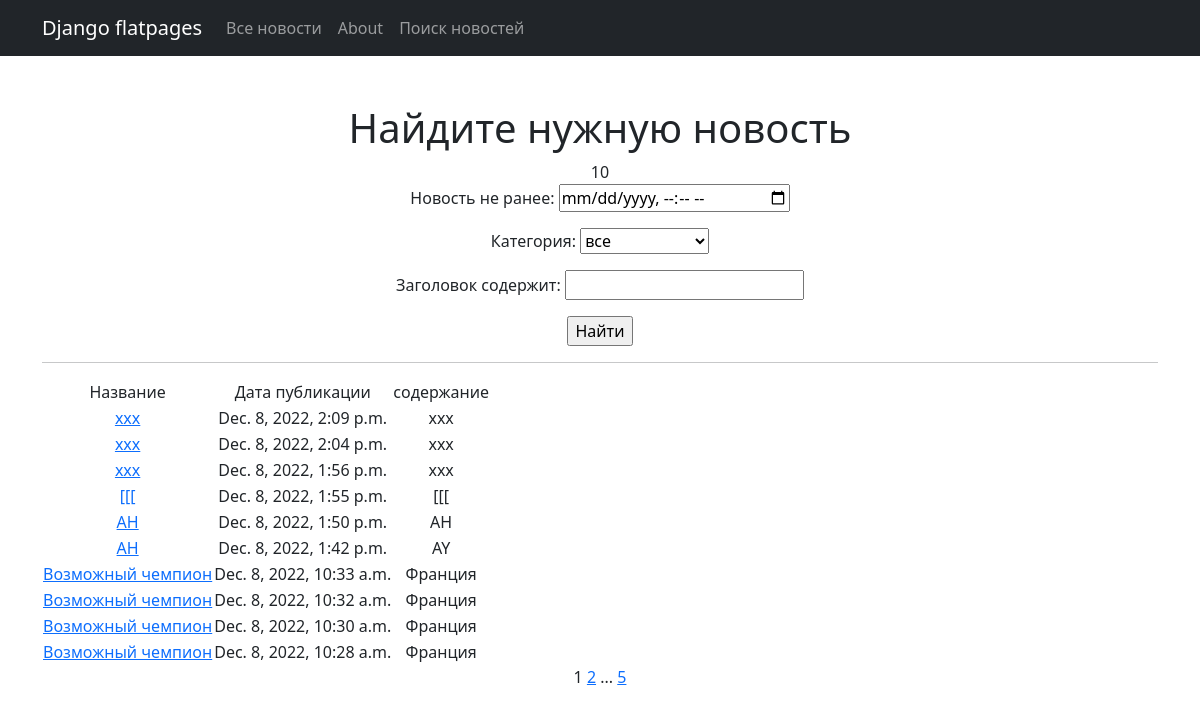
/search/, run on an earlier commit of the app's database.
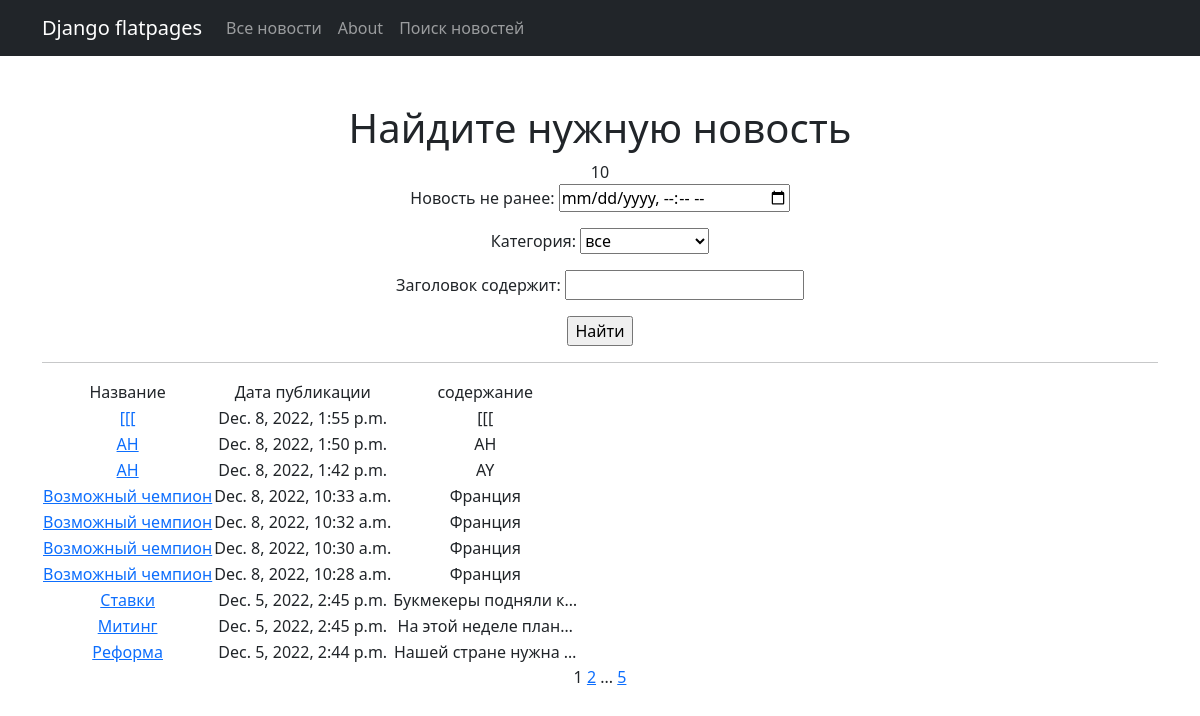
And on a later commit of the database.
### news/models.py (models this page shows, shortened)
class Post(models.Model):
    article = 'ar'
    new = 'ne'
    POSTVARIETY = [
        (article, 'Статья'),
        (new, 'Новость')
    ]
    author = models.ForeignKey(Author, on_delete=models.CASCADE)
    post_variety = models.CharField(max_length=2, choices=POSTVARIETY, default=article)
    dateCreation = models.DateTimeField(auto_now_add=True)
    category = models.ManyToManyField(Category, through="PostCategory")
    title = models.CharField(max_length=255, default="Новый контент")
    text = models.TextField()
    rating = models.IntegerField(default=0)

### news/views.py (the view)
# urls.py: path('search/', cache_page(60)(PostSearch.as_view()), name='news_search'),
class PostSearch(ListView):
    model = Post
    ordering = '-dateCreation'
    template_name = 'news_search.html'
    context_object_name = 'news'
    paginate_by = 10
    def get_queryset(self):
        queryset = super().get_queryset()
        self.filterset = NewsFilter(self.request.GET, queryset)
        return self.filterset.qs
    def get_context_data(self, **kwargs):
        context = super().get_context_data(**kwargs)
        context['filterset'] = self.filterset
        return context

### news/models.py (called while the page is built)
    def __str__(self):
        return self.category

### news/templatetags/custom_filters.py (called while the page is built)
@register.filter()
def censor(value):
   bad_words = ['Хуй','хуй','Бля','бля','еба','Еба','пиз','Пиз','Хер','хер', 'хуе','Хуе']
   value_= value.split()
   result = []
   for a in value_:
      if a[:3] in bad_words:
         a = a[0] + "*"*len(a[1:])
         result.append(a)
      else:
          result.append(a)
   return " ".join(result)

### templates/news_search.html (shortened to what this page needs)
{% extends 'flatpages/default.html' %}
{% load custom_filters %}
{% load custom_tags %}
{% block content %}
   <h1>Найдите нужную новость</h1>
   {{news|length}}
   <form action="" method="get">
       {{ filterset.form.as_p }}
       <input type="submit" value="Найти" />
   </form>
   <hr>
   {% if news %}
       <table>
           <tr>
               <td>Название</td>
               <td>Дата публикации</td>
               <td>содержание</td>
           </tr>
           {% for new in news %}
           <tr>
               <td><a href="{% url 'post_detail' pk=new.id %}">{{ new.title|censor }}</a></td>
               <td>{{ new.dateCreation }}</td>
               <td>{{ new.text|truncatechars:20|censor }}</td>
           </tr>
           {% endfor %}
       </table>
   {% else %}
       <h2>Новостей нет!</h2>
   {% endif %}
   {{ page_obj.number }}
   {% if page_obj.has_next %}
       <a href="?page={{ page_obj.next_page_number }}">{{ page_obj.next_page_number }}</a>
       {% if paginator.num_pages != page_obj.next_page_number %}
           ...
           <a href="?page={{ page_obj.paginator.num_pages }}">{{ page_obj.paginator.num_pages }}</a>
       {% endif %}
   {% endif %}
{% endblock content %}

What changed in the data, as far as the page shows it:
removed Post: title|censor "ххх", dateCreation "Dec. 8, 2022, 2:09 p.m.", text|censor "ххх"
removed Post: title|censor "ххх", dateCreation "Dec. 8, 2022, 2:04 p.m.", text|censor "ххх"
removed Post: title|censor "ххх", dateCreation "Dec. 8, 2022, 1:56 p.m.", text|censor "ххх"
now on this page (row unchanged): Post: title|censor "Ставки", dateCreation "Dec. 5, 2022, 2:45 p.m.", text|censor "Букмекеры подняли к…"
now on this page (row unchanged): Post: title|censor "Митинг", dateCreation "Dec. 5, 2022, 2:45 p.m.", text|censor "На этой неделе план…"
now on this page (row unchanged): Post: title|censor "Реформа", dateCreation "Dec. 5, 2022, 2:44 p.m.", text|censor "Нашей стране нужна …"
